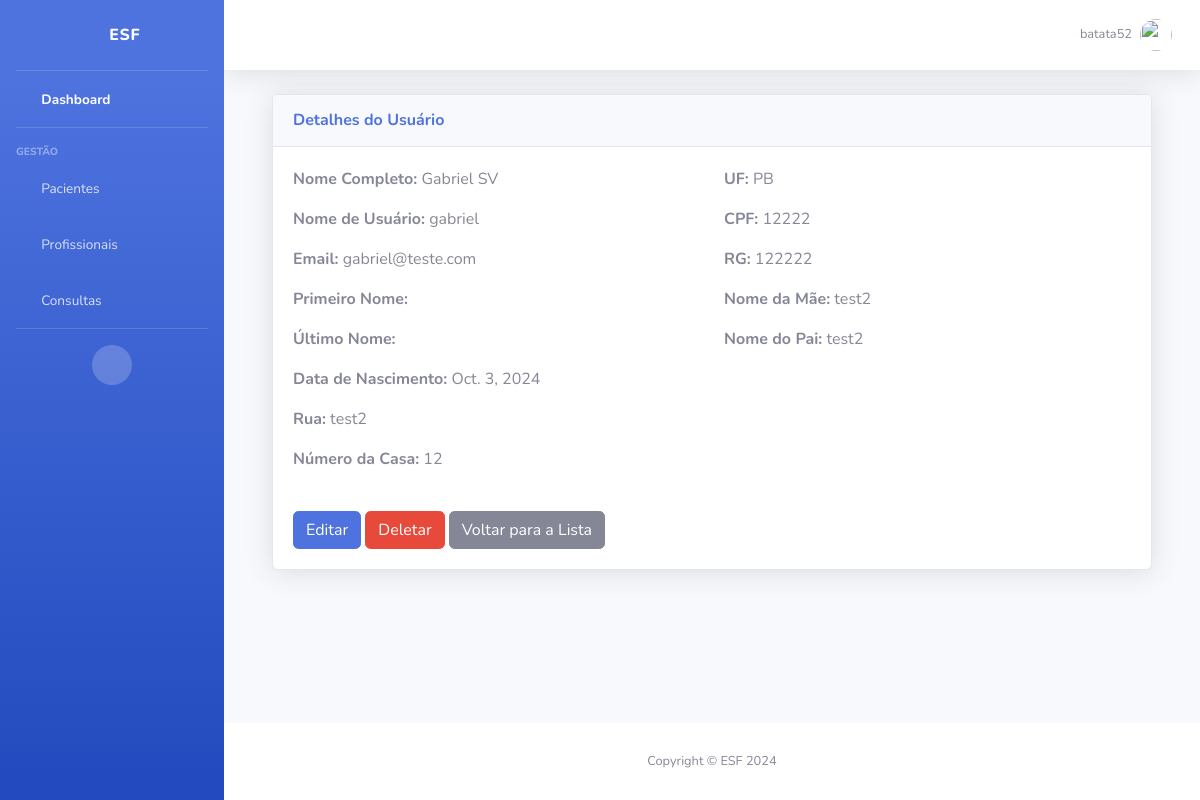
The app's page /usuarios/usuarios/2/ (signed in) with its own data.
### usuarios/models.py (models this page shows, shortened)
class Usuario(User):
    nome_completo = models.CharField(max_length=255)
    data_nascimento = models.DateField(null=True, blank=True)
    rua = models.CharField(max_length=255)
    num_casa = models.IntegerField()
    uf = models.CharField(max_length=2)
    cpf = models.CharField(max_length=11, unique=True)
    rg = models.CharField(max_length=9, unique=True)
    nome_mae = models.CharField(max_length=255)
    nome_pai = models.CharField(max_length=255, blank=True, null=True)

### usuarios/views.py (the view)
# urls.py: path('usuarios/<int:pk>/', views.usuario_detail, name='usuario_detail'),
@login_required
def usuario_detail(request, pk):
    usuario = get_object_or_404(Usuario, pk=pk)
    return render(request, 'usuarios/usuario_detail.html', {'usuario': usuario})

### templates/usuarios/usuario_detail.html
{% extends '_base.html' %}
{% block content %}
    <div class="container-fluid">
        <div class="card shadow mb-4">
            <div class="card-header py-3">
                <h6 class="m-0 font-weight-bold text-primary">Detalhes do Usuário</h6>
            </div>
            <div class="card-body">
                <div class="row">
                    <div class="col-md-6">
                        <p><strong>Nome Completo:</strong> {{ usuario.nome_completo }}</p>
                        <p><strong>Nome de Usuário:</strong> {{ usuario.username }}</p>
                        <p><strong>Email:</strong> {{ usuario.email }}</p>
                        <p><strong>Primeiro Nome:</strong> {{ usuario.first_name }}</p>
                        <p><strong>Último Nome:</strong> {{ usuario.last_name }}</p>
                        <p><strong>Data de Nascimento:</strong> {{ usuario.data_nascimento }}</p>
                        <p><strong>Rua:</strong> {{ usuario.rua }}</p>
                        <p><strong>Número da Casa:</strong> {{ usuario.num_casa }}</p>
                    </div>
                    <div class="col-md-6">
                        <p><strong>UF:</strong> {{ usuario.uf }}</p>
                        <p><strong>CPF:</strong> {{ usuario.cpf }}</p>
                        <p><strong>RG:</strong> {{ usuario.rg }}</p>
                        <p><strong>Nome da Mãe:</strong> {{ usuario.nome_mae }}</p>
                        <p><strong>Nome do Pai:</strong> {{ usuario.nome_pai }}</p>
                    </div>
                </div>
                <div class="mt-4">
                    <a href="{% url 'usuario_update' usuario.pk %}" class="btn btn-primary">Editar</a>
                    <a href="{% url 'usuario_delete' usuario.pk %}" class="btn btn-danger">Deletar</a>
                    <a href="{% url 'usuario_list' %}" class="btn btn-secondary">Voltar para a Lista</a>
                </div>
            </div>
        </div>
    </div>
{% endblock %}

### templates/_base.html (shortened to what this page needs)
{% load static %}
<!DOCTYPE html>
<html lang="en">
<head>
    <link href="{% static 'vendor/fontawesome-free/css/all.min.css' %}" rel="stylesheet" type="text/css">
    <link href="{% static 'css/sb-admin-2.min.css' %}" rel="stylesheet">
</head>
<body id="page-top">
    <div id="wrapper">
        <ul class="navbar-nav bg-gradient-primary sidebar sidebar-dark accordion" id="accordionSidebar">
            <a class="sidebar-brand d-flex align-items-center justify-content-center" href="{% url "usuario_list" %}">
                <div class="sidebar-brand-icon">
                    <i class="fas fa-hospital"></i>
                </div>
                <div class="sidebar-brand-text mx-3">ESF</div>
            </a>
            <hr class="sidebar-divider my-0">
            <li class="nav-item active">
                <a class="nav-link" href="">
                    <i class="fas fa-fw fa-tachometer-alt"></i>
                    <span>Dashboard</span>
                </a>
            </li>
            <hr class="sidebar-divider">
            <div class="sidebar-heading">
                Gestão
            </div>
            <li class="nav-item">
                <a class="nav-link" href="#">
                    <i class="fas fa-fw fa-user-injured"></i>
                    <span>Pacientes</span>
                </a>
            </li>
            <li class="nav-item">
                <a class="nav-link" href="#">
                    <i class="fas fa-fw fa-user-md"></i>
                    <span>Profissionais</span>
                </a>
            </li>
            <li class="nav-item">
                <a class="nav-link" href="{% url "agendar_consulta" %}">
                    <i class="fas fa-fw fa-calendar-alt"></i>
                    <span>Consultas</span>
                </a>
            </li>
            <hr class="sidebar-divider d-none d-md-block">
            <div class="text-center d-none d-md-inline">
                <button class="rounded-circle border-0" id="sidebarToggle"></button>
            </div>
        </ul>
        <div id="content-wrapper" class="d-flex flex-column">
            <div id="content">
                <nav class="navbar navbar-expand navbar-light bg-white topbar mb-4 static-top shadow">
                    <ul class="navbar-nav ml-auto">
                        <li class="nav-item dropdown no-arrow">
                            <a class="nav-link dropdown-toggle" href="#" id="userDropdown" role="button" data-toggle="dropdown" aria-haspopup="true" aria-expanded="false">
                                <span class="mr-2 d-none d-lg-inline text-gray-600 small">{{ user.username }}</span>
                                <img class="img-profile rounded-circle" src="{% static 'img/undraw_profile.svg' %}">
                            </a>
                        </li>
                    </ul>
                </nav>
                <div class="container-fluid">
                    {% block content %}
                    {% endblock %}
                </div>
            </div>
            <footer class="sticky-footer bg-white">
                <div class="container my-auto">
                    <div class="copyright text-center my-auto">
                        <span>Copyright &copy; ESF 2024</span>
                    </div>
                </div>
            </footer>
        </div>
    </div>
</body>
</html>

### records on screen
Usuario: nome_completo "Gabriel SV", data_nascimento "Oct. 3, 2024", rua "test2", num_casa "12", uf "PB", cpf "12222", rg "122222", nome_mae "test2", nome_pai "test2"

### other values on screen
{{ user.username }} "batata52"
{{ usuario.username }} "gabriel"
{{ usuario.email }} "gabriel@teste.com"
